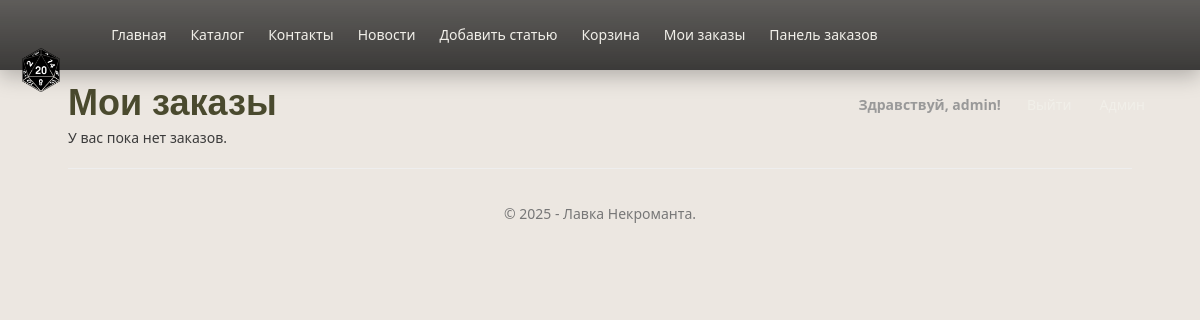
The app's page /my_orders/ (signed in), older data.
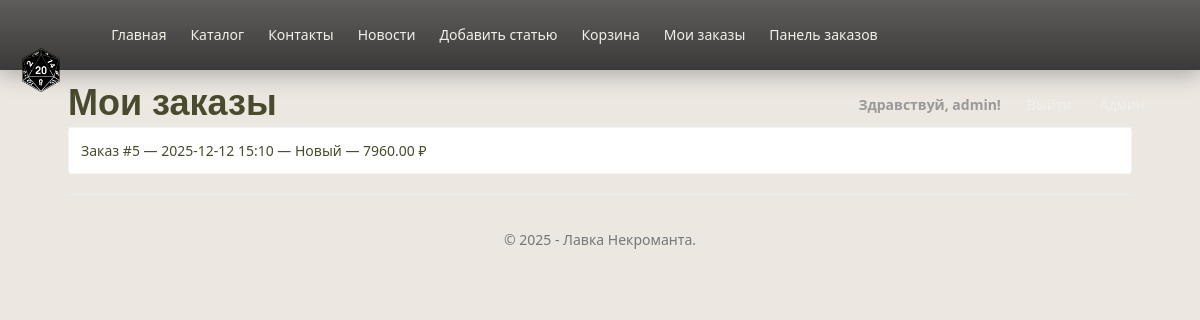
The same page, newer data.
### app/models.py (models this page shows, shortened)
class Order(models.Model):
    STATUS_NEW = 'NEW'
    STATUS_PROCESSING = 'PROCESSING'
    STATUS_SHIPPED = 'SHIPPED'
    STATUS_CANCELLED = 'CANCELLED'
    STATUS_CHOICES = [
        (STATUS_NEW, 'Новый'),
        (STATUS_PROCESSING, 'В обработке'),
        (STATUS_SHIPPED, 'Отправлен'),
        (STATUS_CANCELLED, 'Отменён'),
    ]
    customer = models.ForeignKey(settings.AUTH_USER_MODEL, related_name='orders',
                                 on_delete=models.SET_NULL, null=True, blank=True, verbose_name="Клиент")
    created_at = models.DateTimeField(verbose_name="Создан", default=timezone.now)
    status = models.CharField(verbose_name="Статус", max_length=20, choices=STATUS_CHOICES, default=STATUS_NEW)
    total_price = models.DecimalField(verbose_name="Итоговая сумма", max_digits=10, decimal_places=2, default=0)
    full_name = models.CharField(verbose_name="ФИО получателя", max_length=200, blank=True)
    phone = models.CharField(verbose_name="Телефон", max_length=50, blank=True)
    address = models.TextField(verbose_name="Адрес доставки", blank=True)
    comment = models.TextField(verbose_name="Комментарий к заказу", blank=True)
    class Meta:
        verbose_name = "Заказ"
        verbose_name_plural = "Заказы"
        ordering = ['-created_at']

### app/views.py (the view)
# urls.py: path('my_orders/', views.my_orders, name='my_orders'),
@client_required
def my_orders(request):
    assert isinstance(request, HttpRequest)
    orders = Order.objects.filter(customer=request.user).order_by('-created_at')
    return render(request, 'app/my_orders.html', {
        'title': 'Мои заказы',
        'orders': orders,
        'year': datetime.now().year,
    })

### app/templatetags/group_tags.py (called while the page is built)
@register.filter(name='has_group')
def has_group(user, group_name):
    if not user or not hasattr(user, 'groups'):
        return False
    return user.groups.filter(name=group_name).exists()

### app/utils.py (called while the page is built)
def _in_group(user, group_name):
    return user.is_authenticated and user.groups.filter(name=group_name).exists()

def is_client(user):
    return _in_group(user, 'Client')

def client_required(view_func):
    @wraps(view_func)
    def _wrapped_view(request, *args, **kwargs):
        login_url = reverse('login')
        if not request.user.is_authenticated:
            return redirect_to_login(request.get_full_path(), login_url=login_url, redirect_field_name=REDIRECT_FIELD_NAME)
        if not is_client(request.user):
            return redirect('home')
        return view_func(request, *args, **kwargs)
    return _wrapped_view

### app/templates/app/my_orders.html
{% extends "app/layout.html" %}
{% block content %}
<h1>Мои заказы</h1>
  {% if orders %}
<ul class="list-group">
    {% for o in orders %}
    <li class="list-group-item">
        <a href="{% url 'order_detail' order_id=o.id %}">
            Заказ #{{ o.id }} — {{ o.created_at|date:"Y-m-d H:i" }} — {{ o.get_status_display }} — {{ o.total_price }} ₽
        </a>
    </li>
    {% endfor %}
</ul>
  {% else %}
<p>У вас пока нет заказов.</p>
  {% endif %}
{% endblock %}

Row changes from the older to the newer data that the page shows:
added Order: id "5", created_at "2025-12-12 15:10", status "Новый", total_price "7960.00"
Text that changed along with them:
text no longer shown: "У вас пока нет заказов."
